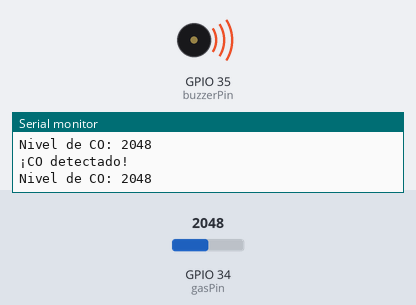
The program below on a simulated ESP32. On the bench: buzzer (waves = sounding, pin HIGH), the last lines printed to the serial monitor. The test bench sets the inputs (shaded band); at power-on: GPIO 34 (gasPin) = 2048. WiFi joins after 1.5 s; servers stay silent unless stated.

Above: at 2.75 s.
2.8 s: GPIO 34 (gasPin) set to 383
5.8 s: GPIO 34 (gasPin) set to 330
At 6.2 s:
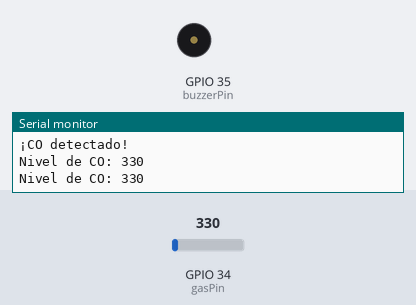
7.3 s: GPIO 34 (gasPin) set to 491
At 10.2 s:
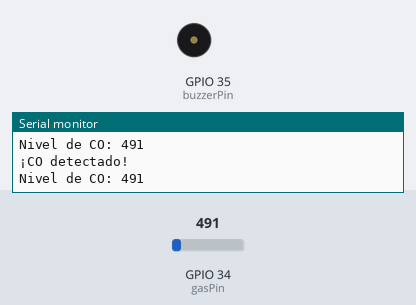
10.3 s: GPIO 34 (gasPin) set to 310
At 11.4 s:
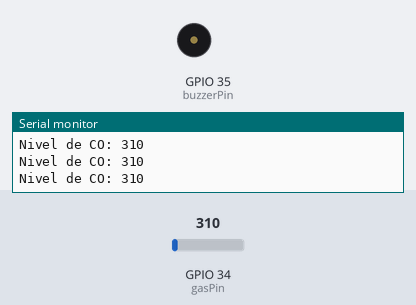
Timing chart, 0 to 12.8 s (numbered marks = the images above; inputs shaded):
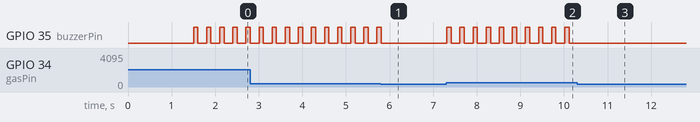

Measured:
- the behaviour switches between 351 and 350 on GPIO 34 (gasPin) (found by bisection; images 0 and 1)
- after the input at 5.8 s, GPIO 35 (buzzerPin): goes on until 5.8 s, then stays LOW
- after the input at 7.3 s, GPIO 35 (buzzerPin): alternates HIGH for 0.10 s and LOW for 0.20 s, starting at once
- after the input at 10.3 s, GPIO 35 (buzzerPin): stops changing and stays LOW
- by itself, GPIO 35 (buzzerPin): alternates HIGH for 0.10 s and LOW for 0.20 s

The program:

main.cpp
```cpp
#include <WiFi.h>
#include <WebServer.h>

// DATOS DEL WIFI
const char* ssid = "RedWIFI";
const char* password = "contraseña";

const int gasPin = 34;      // Pin del sensor de monoxido
const int buzzerPin = 35;   // Pin del buzzer
const int umbralCO = 350;   // Ajusta este valor

bool ambienteSeguro = true;

WebServer server(80);

void handleRoot() {
  // "PAGINA WEB"
  String html = "<!DOCTYPE html><html><head>";
  html += "<meta http-equiv='refresh' content='2'>";
  html += "<meta charset='UTF-8'>";
  html += "<title>Monitor de Monóxido de carbono</title></head>";
  html += "<body><h1 style='font-size: 48px; text-align: center; color: ";
  html += ambienteSeguro ? "green;'>✅ AMBIENTE SEGURO" : "red;'>⚠️ MONÓXIDO DE CARBONO DETECTADO";
  html += "</h1></body></html>";

  server.send(200, "text/html", html);
}

void setup() {
  pinMode(buzzerPin, OUTPUT);

  Serial.begin(115200);
  WiFi.begin(ssid, password);
  while (WiFi.status() != WL_CONNECTED) delay(500);

  server.on("/", handleRoot);
  server.begin();
  Serial.println("Servidor iniciado. IP: " + WiFi.localIP().toString());
}

void loop() {
  int gasValue = analogRead(gasPin);
  // Leer valor del sensor
  Serial.print("Nivel de CO: ");
  Serial.println(gasValue);
  if (gasValue > umbralCO) {
    //Activa el buzzer, intermitente
    digitalWrite(buzzerPin, HIGH);
    delay(100);
    digitalWrite(buzzerPin, LOW);
    delay(100);
    ambienteSeguro = false;
    Serial.println("¡CO detectado!");
  }
  else{
    digitalWrite(buzzerPin, LOW);   // Apaga buzzer
    ambienteSeguro = true;
  }

  server.handleClient();
  delay(100);
}
```
